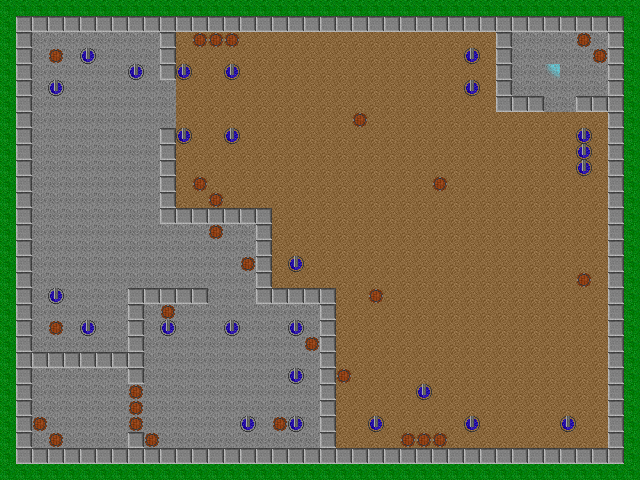

This is a level from a 2D game, rendered from its Tiled map with the project's own tilesets. A one-line summary and the map file follow, with tile-layer data summarised:
An orthogonal 40x30 tile map with 16x16 px tiles, 5 tile layers (Background, Obsticles, Enemies, PhysicsObjects, ...).

<map height="30" orientation="orthogonal" tileheight="16" tilewidth="16" version="1.0" width="40"><properties><property name="blended tiles" value="5,11,12,13,14,15,16,17,18,19,20,21,22,23,24,25" /></properties>
 <tileset firstgid="1" name="tileset" spacing="1" tileheight="16" tilewidth="16">
  <image height="85" source="tileset.png" width="85" />
  <tile id="10">
   <properties>
    <property name="barricadeType" value="0" />
   </properties>
  </tile>
 </tileset>
 <layer height="30" name="Background" width="40">
  <data>[1200 cells, 1200 non-empty, 3 distinct tile ids]</data>
 </layer>
 <layer height="30" name="Obsticles" width="40">
  <data>[1200 cells, 187 non-empty, 1 distinct tile ids]</data>
 </layer>
 <layer height="30" name="Enemies" width="40">
  <data>[1200 cells, 25 non-empty, 1 distinct tile ids]</data>
 </layer>
 <layer height="30" name="PhysicsObjects" width="40">
  <data>[1200 cells, 28 non-empty, 1 distinct tile ids]</data>
 </layer>
 <layer height="30" name="Destination" width="40">
  <data>[1200 cells, 1 non-empty, 1 distinct tile ids]</data>
 </layer>
</map>
